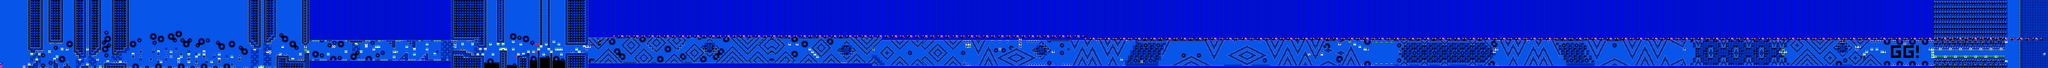

Tiled map render using the project's own tile images. Description and the map definition, with tile-layer contents summarised, below:
An orthogonal 808x27 tile map with 16x16 px tiles, 2 tile layers (SP, ...), 2 tilesets.

<map version="1.10" tiledversion="1.11.2" orientation="orthogonal" renderorder="right-down" width="808" height="27" tilewidth="16" tileheight="16" infinite="0" nextlayerid="3" nextobjectid="1">
 <editorsettings>
  <chunksize width="16" height="27" />
  <export target="../LEVELS/LEVEL DATA/lvlset_C/fairydust.csv" format="csv" />
 </editorsettings>
 <tileset firstgid="1" name="famidash" tilewidth="16" tileheight="16" tilecount="256" columns="16">
  <image source="../../../GRAPHICS/famidash.bmp" width="256" height="256" />
 </tileset>
 <tileset firstgid="257" name="sprites" tilewidth="16" tileheight="16" tilecount="256" columns="16">
  <image source="../../../GRAPHICS/sprites.png" width="256" height="256" />
 </tileset>
 <layer id="1" width="808" height="27">
  <data>[21816 cells, 21816 non-empty, 119 distinct tile ids]</data>
 </layer>
 <layer id="2" name="SP" width="808" height="27">
  <data>[21816 cells, 557 non-empty, 45 distinct tile ids]</data>
 </layer>
</map>
